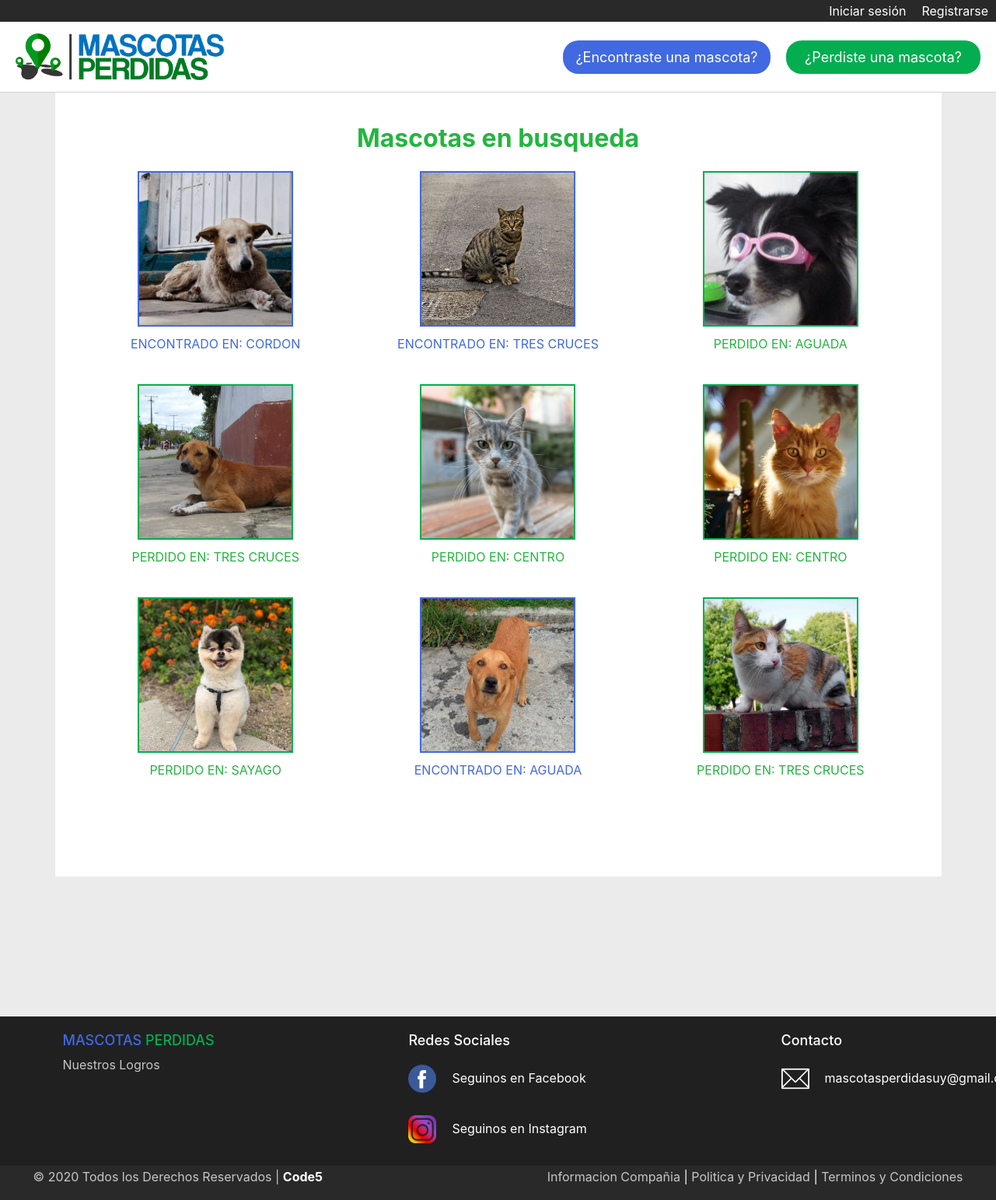
The page / on the database its author committed.
### Mascotas/models.py (models this page shows)
class MascotaPerdida(models.Model):
    estado = models.CharField(max_length=40)
    imagen = models.ImageField(null=True, blank=True)  # <---- NO SACAR EL NULL NI EL BLANK QUE SE ROMPE LA BBDD
    barrio = models.ForeignKey(Barrio, on_delete=models.CASCADE)
    tipo = models.ForeignKey(Tipo, on_delete=models.CASCADE)
    raza = models.ForeignKey(Raza, on_delete=models.CASCADE)
    fecha = models.DateField()
    nombre = models.CharField(max_length=40)
    mail = models.EmailField()
    telefono = models.IntegerField()
    descripcion = models.TextField()

class Barrio(models.Model):
    lugar = models.CharField(max_length=40)  # <---- Para indicar el barrio donde se perdio
    def __str__(self):
        return self.lugar

### Mascotasperdidas/views.py (the view)
# urls.py: path('', home, name="home"),
def home(request):
    mascotas = MascotaPerdida.objects.order_by('-id')                       # <---- mostrar ultimos anuncios al principio
    data = {
        'mascotas':mascotas
    }
    return render(request, 'home.html', data)

### Mascotasperdidas/templates/home.html (shortened to what this page needs)
{% extends 'base.html' %}
    {% block contenido %}
    <div class="white">
        <div class="container" id="fh5co-features">
            <div class="heading animate-box"><h2><b><span class="nav-brand">Mascotas en busqueda</span></b></h2></div>
            <div class="row">
                {% for m in mascotas %}
                    {% if m.estado != 'FINALIZADO' %}
                        {% if m.imagen %}
                        <div class="col-sm-4 animate-box">
                            <div class="bordery">
                                <figure id= "fotos">
                                    <a href="{% url 'ver_publicacion' m.id %}">
                                        {% if m.estado == 'PERDIDO' %}
                                            <img src="{{ m.imagen.url }}" alt="" class="imagenes_perdido">
                                            <figcaption class="verde" aria-hidden="true">{{ m.estado }} EN: {{ m.barrio }}</figcaption>
                                        {% else %}
                                            <img src="{{ m.imagen.url }}" alt="" class="imagenes_encontrado">
                                            <figcaption class="azul" aria-hidden="true">{{ m.estado }} EN: {{ m.barrio }}</figcaption>
                                        {% endif %}
                                    </a>
                                </figure>
                            </div>
                        </div>
                        {% endif %}
                    {% endif %}
                {% endfor %}
            </div>
        </div>
    </div>
    {% endblock %}

### Mascotasperdidas/static/css/style.css (style rules this page uses)
body { background: url('/static/img/background.png') no-repeat center center fixed; background-size: cover; min-height: 100vh; }
.container { background-color: white; padding: 20px 20px 50px 20px; }
#fotos { margin: 5px; padding: 5px; }
#fotos > a { margin: 0; padding: 0; display: inline-block; }
.imagenes_perdido { display: inline-block; position: relative; object-fit: cover; width:200px; height:200px; transform: scale(1); border: rgb(3, 173, 80) 2px solid; transition: ease 0.1s 0.1s; }
.imagenes_encontrado { display: inline-block; position: relative; object-fit: cover; width:200px; height:200px; transform: scale(1); border: royalblue 2px solid; transition: ease 0.1s 0.1s; }
.white { text-align: center; }
.heading { color: #24b540; font-weight: bold; text-align: center; }
.verde { color: #24b540; padding: 10px 0px; }
.azul { color: royalblue; padding: 10px 0px; }
.bordery { padding: 5px; position: relative; }

### rows shown on the page
MascotaPerdida: imagen (picture), estado "ENCONTRADO", barrio "CORDON"
MascotaPerdida: imagen (picture), estado "ENCONTRADO", barrio "TRES CRUCES"
MascotaPerdida: imagen (picture), estado "PERDIDO", barrio "AGUADA"
MascotaPerdida: imagen (picture), estado "PERDIDO", barrio "TRES CRUCES"
MascotaPerdida: imagen (picture), estado "PERDIDO", barrio "CENTRO"
MascotaPerdida: imagen (picture), estado "PERDIDO", barrio "CENTRO"
MascotaPerdida: imagen (picture), estado "PERDIDO", barrio "SAYAGO"
MascotaPerdida: imagen (picture), estado "ENCONTRADO", barrio "AGUADA"
MascotaPerdida: imagen (picture), estado "PERDIDO", barrio "TRES CRUCES"
